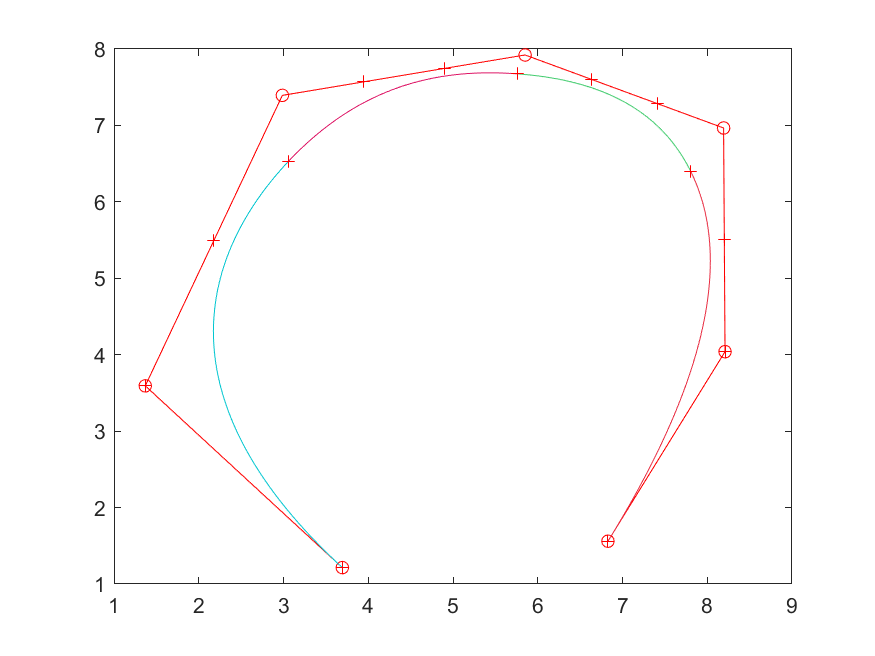
#> input picture Math for ML/MatLab/Cubic Bezier Spline Curves/output/output/code/output/part2/showb0_1.png, 875 x 656 px, given in place of hq_test.jpg, which was not available
$ jupyter execute --allow-errors Canny_Edge_learner_Ilgenfritz.ipynb   (text cells are left out)
#> lines starting #> are read from the running program, lines starting #| are printed output that depends on the picture; pictures that were not available may be replaced by others from this repository, and a replacement may not be noted
#> further down, I is the input picture: shape (656, 875, 3); mean R, G, B 253.4, 252.5, 252.5
[cell 1]
from google.colab import drive
drive.mount('/content/drive', force_remount=True)

[cell 2]
cd /content/drive/My Drive/CIS 581 - Computer Vision and Computational Photography/Projects/Project 2 Canny Edge Detection/Canny_Edge_learner_hanyangl/Code

[cell 3]
import numpy as np
import matplotlib.pyplot as plt
import os
import sys
import math
from scipy import signal
from PIL import Image
import argparse

# Copy the path of the folder that contains this notebook using the file navigation on the left:
# Ex. /content/drive/My\ Drive/CIS 581-Online/Canny Edge Project/Learner Code and Images/Code
sys.path.append('/content/drive/My Drive/CIS 581 - Computer Vision and Computational Photography/Projects/Project 2 Canny Edge Detection/Canny_Edge_learner_template/Code')

# import functions
from helpers import interp2, edgeLink

[cell 4]
# [34 lines left out: function Test_script, not called in this run]

[cell 5]
'''
  Derivatives visualzation function
'''
# [35 lines left out: function visDerivatives, not called in this run]


'''
  Edge detection result visualization function
'''
# [18 lines left out: function visCannyEdge, not called in this run]

[cell 6]
'''
  Convert RGB image to gray one manually
  - Input I_rgb: 3-dimensional rgb image
  - Output I_gray: 2-dimensional grayscale image
'''
def rgb2gray(I_rgb):
    r, g, b = I_rgb[:, :, 0], I_rgb[:, :, 1], I_rgb[:, :, 2]
    I_gray = 0.2989 * r + 0.5870 * g + 0.1140 * b
    return I_gray

[cell 7]
def findDerivatives(I_gray):
    '''
    File clarification:
        Compute gradient information of the input grayscale image
        - Input I_gray: H x W matrix as image
        - Output Mag: H x W matrix represents the magnitude of derivatives
        - Output Magx: H x W matrix represents the magnitude of derivatives along x-axis
        - Output Magy: H x W matrix represents the magnitude of derivatives along y-axis
        - Output Ori: H x W matrix represents the orientation of derivatives
    '''
    # Set Gaussian
    G = np.array([[2, 4, 5, 4, 2], [4, 9, 12, 9, 4], [5, 12, 15, 12, 5], [4, 9, 12, 9, 4], [2, 4, 5, 3, 2]])
    G = (1/159) * G
    G = np.reshape(G,(5,5))

    # Set dx gradient
    dx1 = np.array([[-1, 0, 1],[-2, 0, 2],[-1, 0, 1]])
    dx1 = np.reshape(dx1,(3,3))
    dx1 = -dx1

    # Set dy gradient
    dy1 = np.array([[1, 2, 1],[0, 0, 0],[-1, -2, -1]])
    dy1 = np.reshape(dy1,(3,3))

    # Convolution of image with Gaussian
    Gx = signal.convolve2d(G, dx1, 'same')
    Gy = signal.convolve2d(G, dy1, 'same')

    # Convolution of image with Gx and Gy
    Magx = signal.convolve2d(I_gray, Gx, 'same')
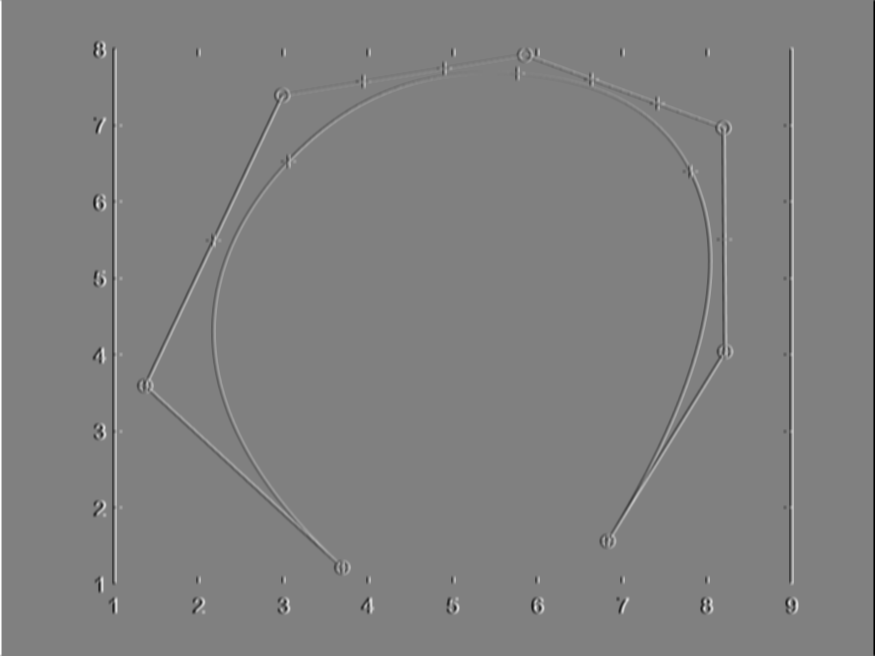
#> Magx: shape (656, 875) float64; min -426.6, max 421.8, mean 0; drawn with min black and max white
    Magy = signal.convolve2d(I_gray, Gy, 'same')
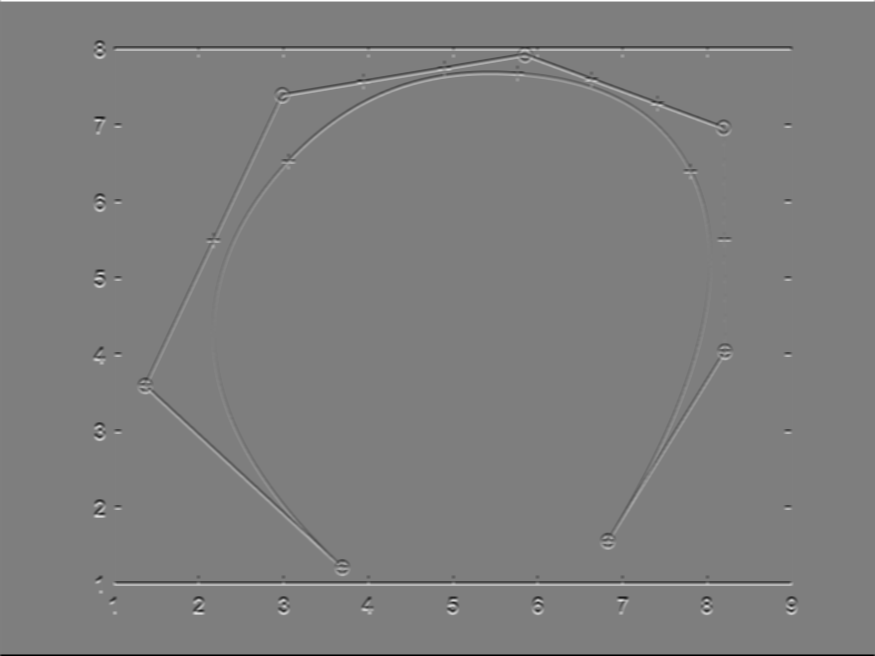
#> Magy: shape (656, 875) float64; min -433, max 426.6, mean -6.3; drawn with min black and max white

    # Calculate Mag of xy and the edge orientation
    Mag = np.sqrt(Magy**2 + Magx**2)
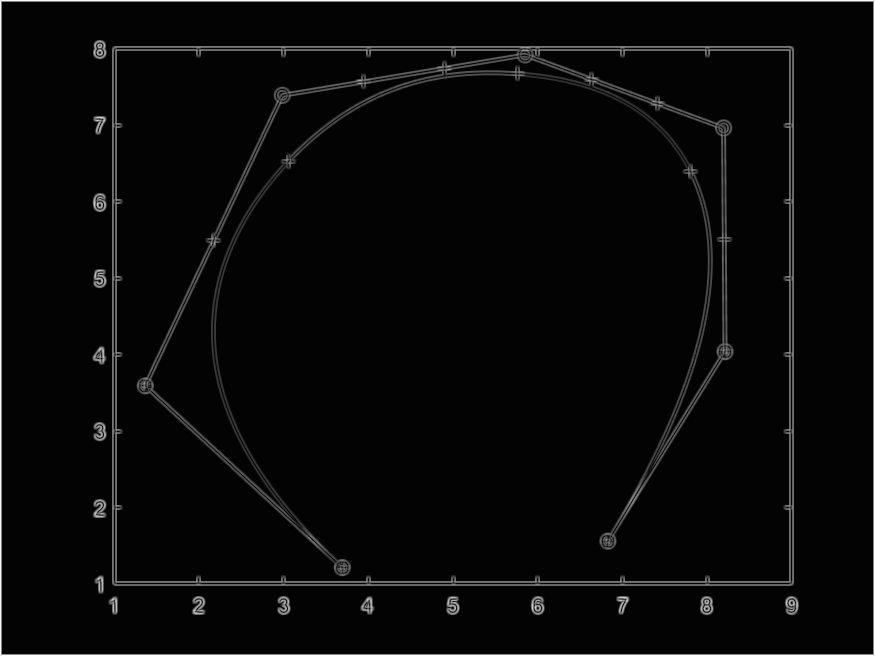
#> Mag: shape (656, 875) float64; min 0.404, max 433, mean 16.8; drawn with min black and max white
    Ori = np.arctan2(Magy, Magx)
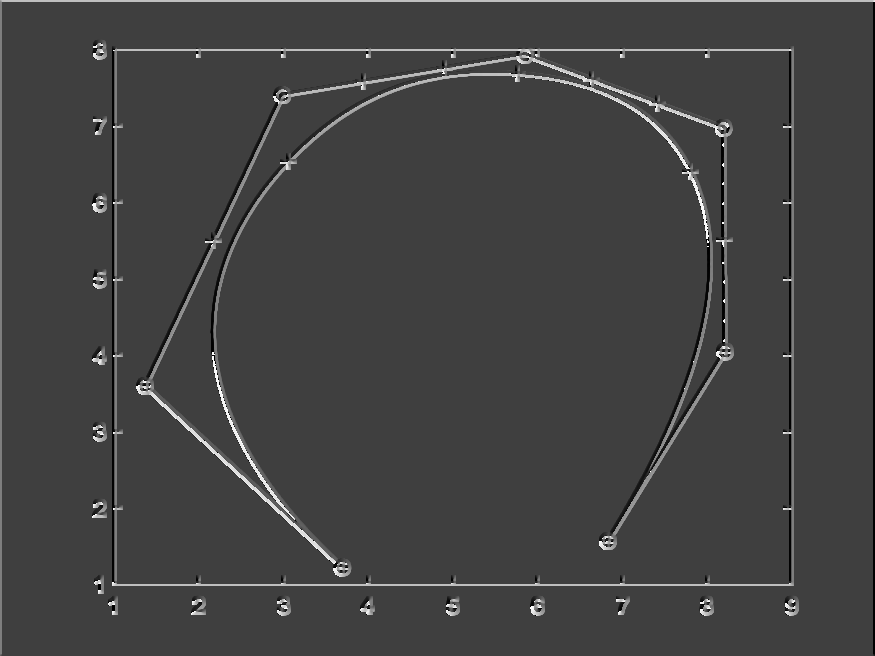
#> Ori: shape (656, 875) float64; min -3.14, max 3.14, mean -1.49; drawn with min black and max white

    return Mag, Magx, Magy, Ori

[cell 8]
def nonMaxSup(Mag, Ori):
    '''
    File clarification:
        Find local maximum edge pixel using NMS along the line of the gradient
        - Input Mag: H x W matrix represents the magnitude of derivatives
        - Input Ori: H x W matrix represents the orientation of derivatives
        - Output M: H x W binary matrix represents the edge map after non-maximum suppression
    '''
    nr, nc = Mag.shape
#> nr = 656; nc = 875
    M = np.zeros(Mag.shape)
    x, y = np.meshgrid(np.arange(nc), np.arange(nr))
    # getting neighbor in the oritention direction
    neighbor1_x = np.clip(x + np.cos(Ori), 0, nc - 1)
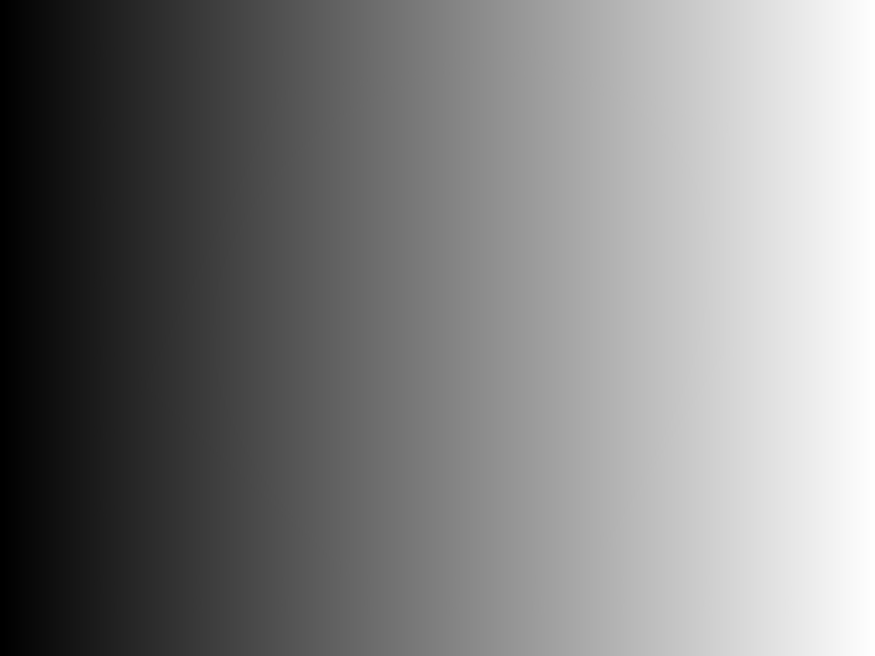
#> neighbor1_x: shape (656, 875) float64; min 0.699, max 873.3, mean 437; drawn with min black and max white
    neighbor1_y = np.clip(y + np.sin(Ori), 0, nr - 1)
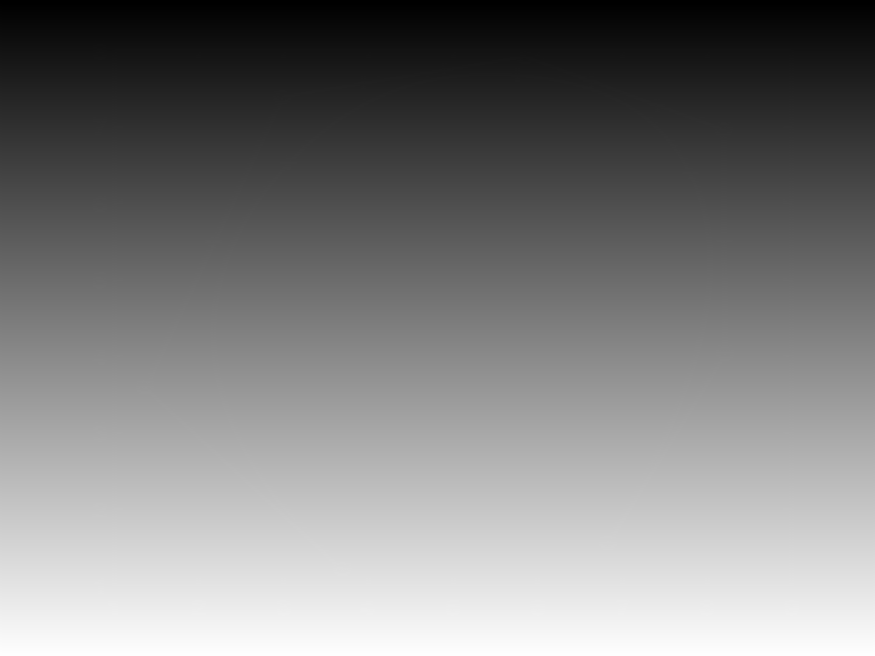
#> neighbor1_y: shape (656, 875) float64; min 0.707, max 654.3, mean 326.6; drawn with min black and max white
    # using interpolation to get neighbor
    neighbor1 = interp2(Mag, neighbor1_x, neighbor1_y)
    # getting neighbor in the opposite of the oritention direction
    # TODO: get neighbor 2
    neighbor2_x = np.clip(x - np.cos(Ori), 0, nc - 1)
    neighbor2_y = np.clip(y - np.sin(Ori), 0, nr - 1)
    neighbor2 = interp2(Mag, neighbor2_x, neighbor2_y)
    # TODO: perform NMS
    neighbor1_1d = neighbor1.flatten()
    neighbor2_1d = neighbor2.flatten()
    Mag = Mag.flatten()
    M = M.flatten()
    for i in range(Mag.size):
      if Mag[i] >= neighbor1_1d[i] and Mag[i] >= neighbor2_1d[i]:
        M[i] = 1
    M = M.reshape(nr,nc)
    return M

[cell 9]
def cannyEdge(I, low, high):
    # convert RGB image to gray color space
    im_gray = rgb2gray(I)

    Mag, Magx, Magy, Ori = findDerivatives(im_gray)
    M = nonMaxSup(Mag, Ori)
    E = edgeLink(M, Mag, Ori, low, high)

    # only when test passed that can show all results
    if Test_script(im_gray, E):
        # visualization results
        visDerivatives(im_gray, Mag, Magx, Magy)
        visCannyEdge(I, M, E)

        plt.show()

    return E

#> (a cell that did not finish here is left out)

[cell 11]
image_folder = "/content/drive/My Drive/CIS 581 - Computer Vision and Computational Photography/Projects/Project 2 Canny Edge Detection/Canny_Edge_learner_hanyangl/Images"
save_folder = "/content/drive/My Drive/CIS 581 - Computer Vision and Computational Photography/Projects/Project 2 Canny Edge Detection/Canny_Edge_learner_hanyangl/Results" # need to create this folder in the drive
image_name = 'hq_test.jpg'
filename = image_name # TODO: change image name
I = np.array(Image.open(os.path.join(image_folder, filename)).convert('RGB'))
low, high = 20, 50

#> (the rest of this cell did not finish here and is left out)

$ run again, on Math for ML/MatLab/Cubic Bezier Spline Curves/output/output/code/output/part3/2.png
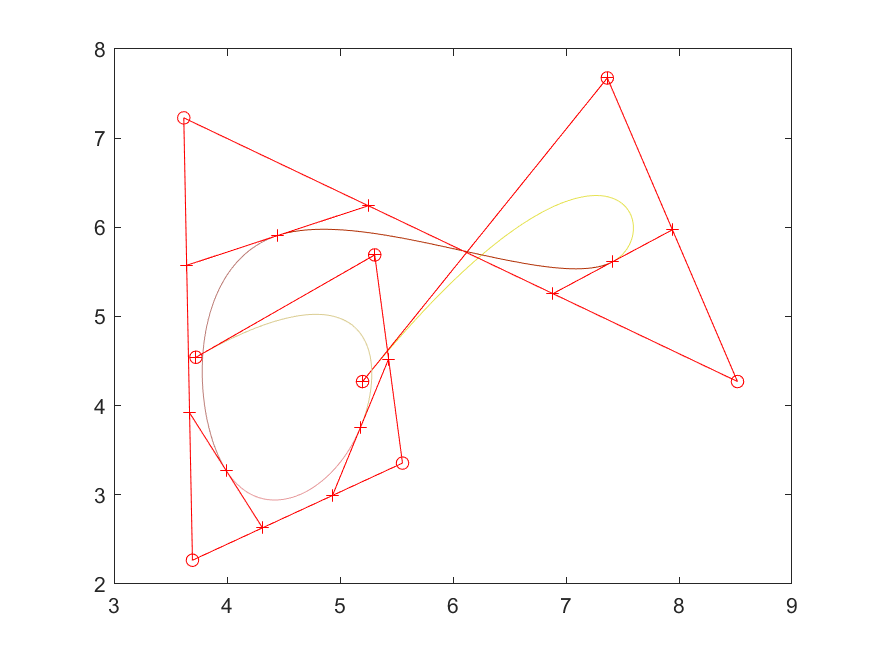
#> input picture Math for ML/MatLab/Cubic Bezier Spline Curves/output/output/code/output/part3/2.png, 875 x 656 px, given in place of hq_test.jpg, which was not available
#> I is the input picture: shape (656, 875, 3); mean R, G, B 253.6, 251.8, 251.7
#> in findDerivatives, `Mag = np.sqrt(Magy**2 + Magx**2)`:
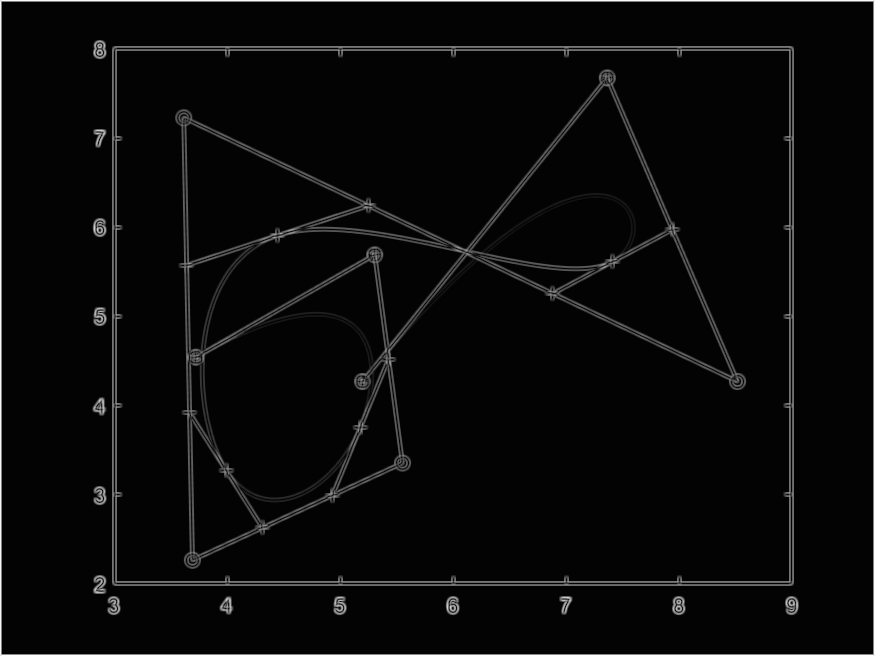
#> Mag: shape (656, 875) float64; min 0.422, max 433, mean 17.8; drawn with min black and max white
#> in findDerivatives, `Ori = np.arctan2(Magy, Magx)`:
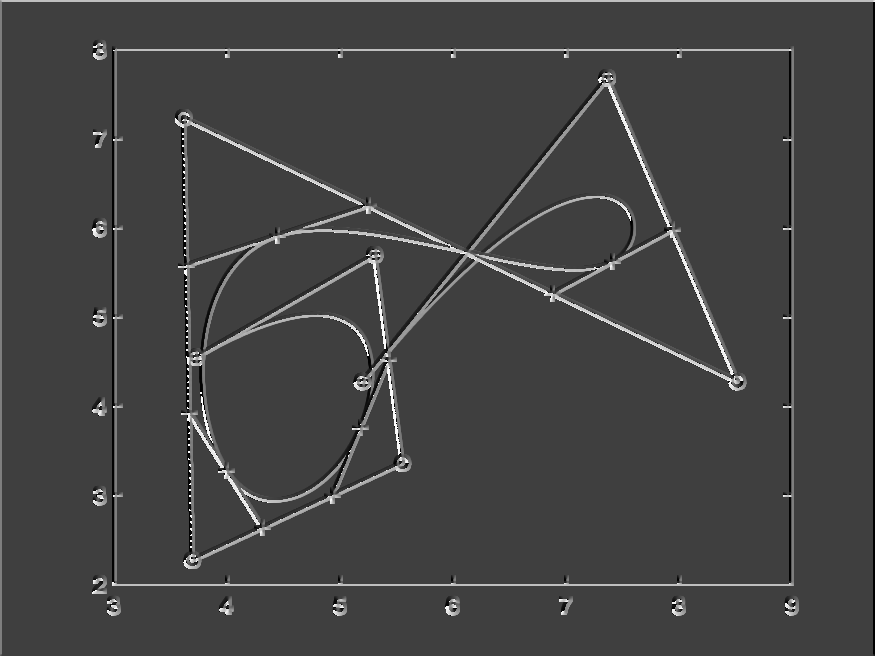
#> Ori: shape (656, 875) float64; min -3.14, max 3.14, mean -1.47; drawn with min black and max white
